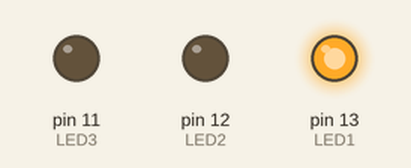
The sketch below on a simulated Arduino Uno, built with avr-gcc and run on an emulated ATmega328P. On the bench: output pins drawn as LEDs (lit = HIGH).

Above: at 0.5 s.
At 2.5 s:
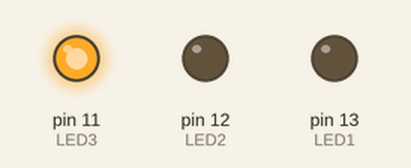
At 3.5 s:
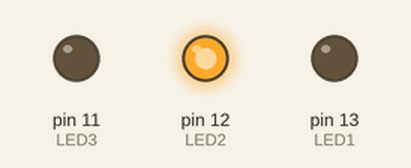
Timing chart, 0 to 5.2 s (numbered marks = the images above):
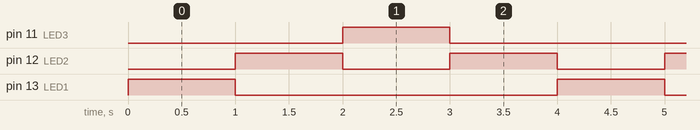

Measured:
- by itself, pin 11 (LED3), pin 13 (LED1): alternates HIGH for 1.0 s and LOW for 3.0 s
- by itself, pin 12 (LED2): alternates HIGH for 1.0 s and LOW for 1.0 s
- by itself, everything shown: repeats every 4.0 s, in 5 steps

The sketch:

Led-Escalera.ino
```cpp
//Declarar Constantes leds y sus respectivas salidas
const int LED1 = 13;
const int LED2 = 12;
const int LED3 = 11;

void setup() {
  //Salidas de cada led
  pinMode(LED1,OUTPUT);
  pinMode(LED2,OUTPUT);
  pinMode(LED3,OUTPUT);
}

void loop() {
  //encendido del led1
  digitalWrite(LED1,HIGH);
  //tiempo encendido
  delay(1000);
  //apagado del led1
  digitalWrite(LED1,LOW);
  //encendido del led2
  digitalWrite(LED2,HIGH);
  //tiempo encendido
  delay(1000);
  //apagado del led2
  digitalWrite(LED2,LOW);
  //encendido del led3
  digitalWrite(LED3,HIGH);
  //tiempo encendido
  delay(1000);
  //apagado del led3
  digitalWrite(LED3,LOW);
  //encendido del led2
  digitalWrite(LED2,HIGH);
  //tiempo encendido
  delay(1000);
  //apagado del led2
  digitalWrite(LED2,LOW);
}
```
